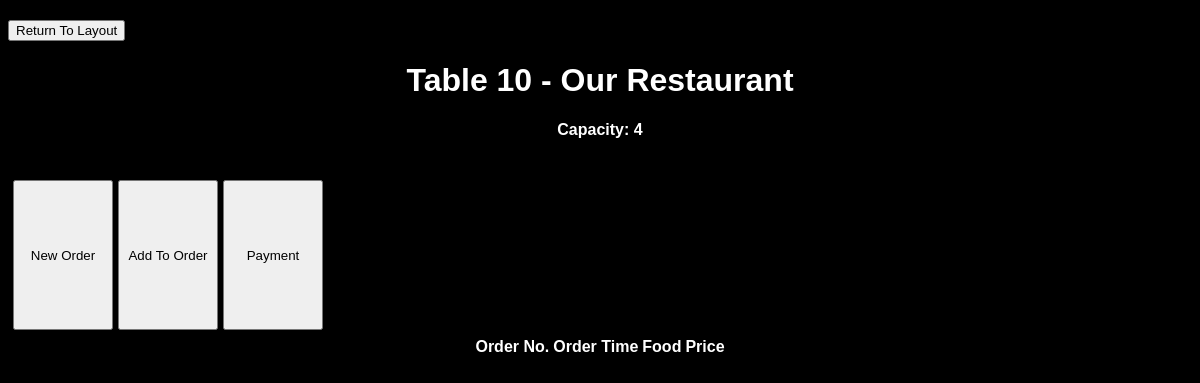
/order_manager/10, run on an earlier commit of the app's database.
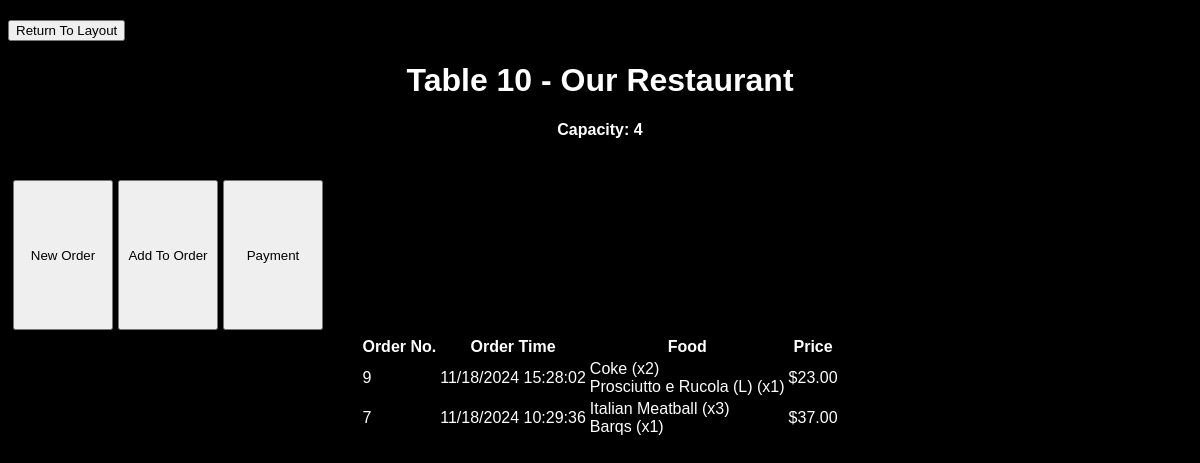
And on a later commit of the database.
### main.py (models this page shows, shortened)
class Table(db.Model):
    table_id = db.Column(db.Integer, primary_key=True, unique=True, nullable=False)
    capacity = db.Column(db.Integer, nullable=False)
    loc = db.Column(db.String(20))

class Order(db.Model):                                                              #* GAD - Removed cust_id from Orders
    order_id = db.Column(db.Integer, primary_key=True, autoincrement=True)          #* GAD - Added auto-increment
    table_id = db.Column(db.Integer, db.ForeignKey("table.table_id"))
    order_time = db.Column(db.DateTime, default = datetime.now(), nullable=False)
    total_cost = db.Column(db.Float, nullable=False)                              #add logic for incrementing later  #? Is this still needed?

### main.py (the view)
@app.route('/order_manager/<int:table_id>', methods=['GET', 'POST'])
def order(table_id):
     table = Table.query.get_or_404(table_id)
     if request.method == 'POST':
        try:
            db.session.commit()
            return redirect(url_for('/order_manager/'))
        except:
               return 'There was an issue opening the layout'
     else:
        orders = (
            db.session.query(
                Order.order_id,
                Order.order_time,
                Order.total_cost,
                db.func.group_concat(MenuItem.name, ", ").label("food_items"),
                db.func.group_concat(OrderItem.quantity, ", ").label("food_quantities")
            )
            .join(OrderItem, Order.order_id == OrderItem.order_id)
            .join(MenuItem, OrderItem.menu_item_id == MenuItem.menu_item_id)
            .filter(Order.table_id == table_id)
            .group_by(Order.order_id)
            .order_by(Order.order_time)
            .all()
        )
        processed_orders = []
        for order in orders:
            food_item_list = (order.food_items).split(',')
            food_quantities_list = (order.food_quantities).replace(' ','').split(',')
            food_items = []
            for i in range(0, len(food_item_list)):
                food_items.append(f"{food_item_list[i]} (x{food_quantities_list[i]})")
            processed_orders.append({
                'order_id': order.order_id,
                'order_time': (order.order_time).strftime("%m/%d/%Y %H:%M:%S"),
                'food_list': '\n'.join(food_items),
                'total_cost': order.total_cost
            })
        return render_template('order_manager.html', table = table, orders = processed_orders)

### templates/order_manager.html (shortened to what this page needs)
{% extends 'base.html' %}
{% block body %}
<div class="content">
    <form action="/" method="get">
        <button>Return To Layout</button>
    </form>
    <h1 style="text-align: center;">Table {{table.table_id}} - {{table.loc}}</h1>
    <h4 style="text-align: center;">Capacity: {{table.capacity}}</h4>
    <div>
        <div class="form-container" align="center">
            <form action="/menu" method="get">
                <button class="smalltable">New Order</button>
            </form>
            <form action="/menu" method="get">
                <button class="smalltable">Add To Order</button>
            </form>
            <form id="payment_button" action="/payment" method="get" onClick="create_url()">
                <button class="smalltable">Payment</button>
            </form>
        </div>
        <table class="table" align="center">
            <tr>
            <th>Order No.</th>
            <th>Order Time</th>
            <th>Food</th>
            <th>Price</th>
            </tr>
            {% for order in orders[::-1] %}
            <tr>
                <td>{{ order.order_id }}</td>
                <td>{{ order.order_time }}</td>
                <td style="white-space: pre-line;">{{ order.food_list }}</td>
                <td>${{ "%.2f"|format(order.total_cost) }}</td>
            </tr>
            {% endfor %}
        </table>
    </div>
</div>
{% endblock %}

### templates/base.html (shortened to what this page needs)
<!DOCTYPE html>
<html lang="en">
    <head>
        <link rel="stylesheet" href="{{ url_for('static', filename='css/main.css') }}">
    </head>
    <body>
        {% block body %}{% endblock %}
    </body>
</html>

### static/css/main.css (style rules this page uses)
body, html { font-family: sans-serif; background-color: black; color: white; }
.smalltable { height: 150px; width: 100px; }
.form-container { display: flex; align-items: left; justify-content: left; gap: 5px; margin: 5px; flex-wrap: nowrap; }
form { align-self: center; margin-top: 20px; }

What changed in the data, as far as the page shows it:
now on this page (row edited): Order: order_id "9", order_time "11/18/2024 15:28:02", food_list "Coke (x2) Prosciutto e Rucola (L) (x1)", total_cost "23.00"
now on this page (row edited): Order: order_id "7", order_time "11/18/2024 10:29:36", food_list "Italian Meatball (x3) Barqs (x1)", total_cost "37.00"
